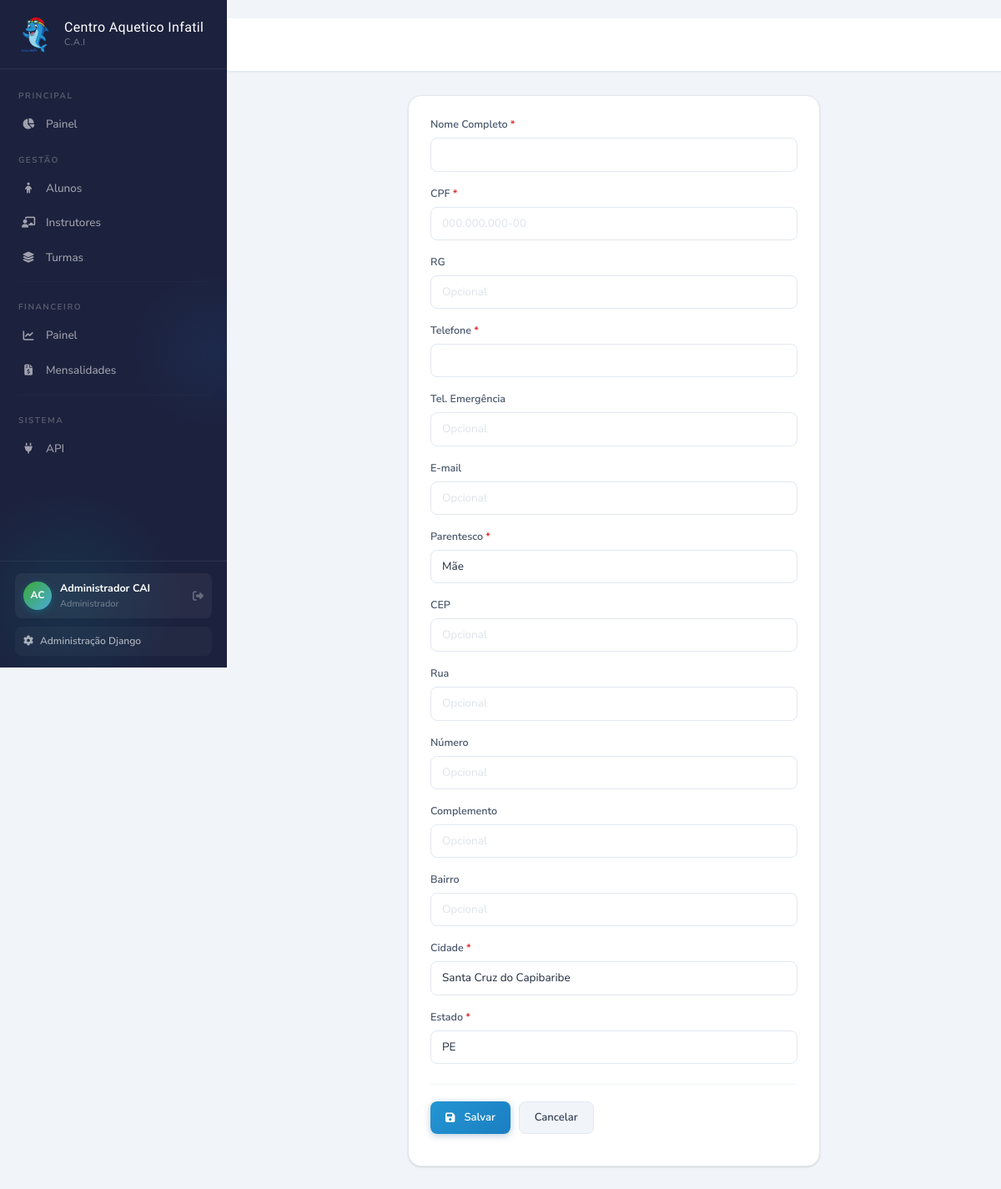
The app's page /alunos/responsavel/novo/ (signed in) with its own data.
### apps/accounts/models.py (models this page shows, shortened)
class Usuario(AbstractUser):
    PERFIL_CHOICES = [
        ('admin', 'Administrador'),
        ('coordenacao', 'Coordenação'),
        ('financeiro', 'Financeiro'),
        ('professor', 'Professor'),
    ]
    perfil = models.CharField(
        max_length=20,
        choices=PERFIL_CHOICES,
        default='professor',
        verbose_name='Perfil'
    )
    telefone = models.CharField(max_length=20, blank=True, verbose_name='Telefone')
    foto = models.ImageField(
        upload_to='usuarios/', null=True, blank=True, verbose_name='Foto'
    )
    ativo = models.BooleanField(default=True, verbose_name='Ativo')
    criado_em = models.DateTimeField(auto_now_add=True)
    atualizado_em = models.DateTimeField(auto_now=True)
    class Meta:
        verbose_name = 'Usuário'
        verbose_name_plural = 'Usuários'
        ordering = ['first_name', 'last_name']

### apps/alunos/views.py (the view)
# urls.py: path('responsavel/novo/', views.novo_responsavel, name='novo_responsavel'),
@login_required
def novo_responsavel(request):
    if request.method == 'POST':
        form = ResponsavelForm(request.POST)
        if form.is_valid():
            responsavel = form.save()
            messages.success(request, f'Responsável {responsavel.nome} cadastrado!')
            next_url = request.GET.get('next', 'lista_alunos')
            return redirect(next_url)
    else:
        form = ResponsavelForm()
    return render(request, 'alunos/responsavel_form.html', {'form': form})

### templates/alunos/responsavel_form.html (shortened to what this page needs)
﻿{% extends 'base.html' %}
{% block content %}
<div class="row justify-content-center">
  <div class="col-lg-7">
    <div class="card-surface">
      <form method="post" enctype="multipart/form-data">
        {% for field in form %}
        <div class="mb-3">
          <label class="form-label">{{ field.label }}{% if field.field.required %}<span style="color:#dc2626;"> *</span>{% endif %}</label>
          {{ field }}
        </div>
        {% endfor %}
        <div style="display:flex;gap:10px;margin-top:24px;padding-top:20px;border-top:1px solid #f1f5f9;">
          <button type="submit" class="btn-cai btn-cai-primary"><i class="fas fa-save me-1"></i>Salvar</button>
          <a href="javascript:history.back()" class="btn-cai btn-cai-ghost">Cancelar</a>
        </div>
      </form>
    </div>
  </div>
</div>
{% endblock %}

### templates/base.html (shortened to what this page needs)
﻿<!DOCTYPE html>
<html lang="pt-br">
{% load static %}
<head>
  <link href="https://cdnjs.cloudflare.com/ajax/libs/bootstrap/5.3.2/css/bootstrap.min.css" rel="stylesheet">
  <link href="https://cdnjs.cloudflare.com/ajax/libs/font-awesome/6.5.0/css/all.min.css" rel="stylesheet">
</head>
<body>
<nav id="sidebar">
  <div class="sidebar-brand">
    <a href="{% url 'home' %}" class="brand-link">
      <div class="brand-emblem"><img src="{% static 'img/mascote-cai.png' %}" alt="Mascote Dolphin C.A.I"></div>
      <div class="brand-text"><strong>Centro Aquetico Infatil</strong><small>C.A.I</small></div>
    </a>
  </div>
  <div class="sidebar-nav">
    <div class="nav-section-label">Principal</div>
    <div class="nav-item"><a href="{% url 'home' %}" class="nav-link {% if request.resolver_match.url_name == 'home' %}active{% endif %}"><span class="nav-icon"><i class="fas fa-chart-pie"></i></span>Painel</a></div>
    <div class="nav-section-label">Gestão</div>
    <div class="nav-item"><a href="{% url 'lista_alunos' %}" class="nav-link {% if 'aluno' in request.resolver_match.url_name %}active{% endif %}"><span class="nav-icon"><i class="fas fa-child"></i></span>Alunos</a></div>
    <div class="nav-item"><a href="{% url 'lista_professores' %}" class="nav-link {% if 'professor' in request.resolver_match.url_name %}active{% endif %}"><span class="nav-icon"><i class="fas fa-chalkboard-teacher"></i></span>Instrutores</a></div>
    <div class="nav-item"><a href="{% url 'lista_turmas' %}" class="nav-link {% if 'turma' in request.resolver_match.url_name %}active{% endif %}"><span class="nav-icon"><i class="fas fa-layer-group"></i></span>Turmas</a></div>
    <hr class="nav-divider">
    <div class="nav-section-label">Financeiro</div>
    <div class="nav-item"><a href="{% url 'financeiro' %}" class="nav-link {% if request.resolver_match.url_name == 'financeiro' %}active{% endif %}"><span class="nav-icon"><i class="fas fa-chart-line"></i></span>Painel</a></div>
    <div class="nav-item"><a href="{% url 'lista_mensalidades' %}" class="nav-link {% if 'mensalidade' in request.resolver_match.url_name %}active{% endif %}"><span class="nav-icon"><i class="fas fa-file-invoice-dollar"></i></span>Mensalidades</a></div>
    <hr class="nav-divider">
    <div class="nav-section-label">Sistema</div>
    <div class="nav-item"><a href="/api/v1/" target="_blank" class="nav-link"><span class="nav-icon"><i class="fas fa-plug"></i></span>API</a></div>
  </div>
  <div class="sidebar-footer">
    <div class="user-pill">
      <div class="user-avatar-sm">{{ request.user.first_name|first|upper }}{{ request.user.last_name|first|upper }}</div>
      <div class="user-info-sm"><strong>{{ request.user.get_full_name|default:request.user.username }}</strong><small>{{ request.user.get_perfil_display }}</small></div>
      <a href="{% url 'logout' %}" class="user-logout" title="Sair"><i class="fas fa-sign-out-alt"></i></a>
    </div>
    <a href="/admin/" target="_blank" class="sidebar-admin-link"><i class="fas fa-cog"></i>Administração Django</a>
  </div>
</nav>
<div id="main">
  <div class="topbar">
  </div>
  <div class="page-content">{% block content %}{% endblock %}</div>
</div>
</body>
</html>

### records on screen
Usuario: user.first_name|first "A", user.last_name|first "C", user.get_full_name "Administrador CAI", user.perfil "Administrador"

### other values on screen
{{ field.label }} "Nome Completo" "CPF" "RG" "Telefone" "Tel. Emergência" "E-mail" "Parentesco" "CEP" "Rua" "Número" "Complemento" "Bairro" "Cidade" "Estado"
